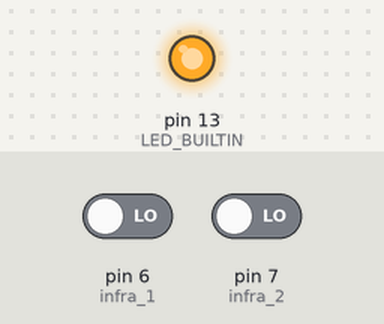
Simulated run of this sketch. Board: Arduino Uno, built with avr-gcc and run on an emulated ATmega328P. On the bench: output pins drawn as LEDs (lit = HIGH). The test bench sets the inputs (shaded band); at power-on: pin 6 (infra_1) LOW, pin 7 (infra_2) LOW. What the sketch prints to the serial monitor is not drawn.

Above: at 2.5 s.
At 5.5 s:
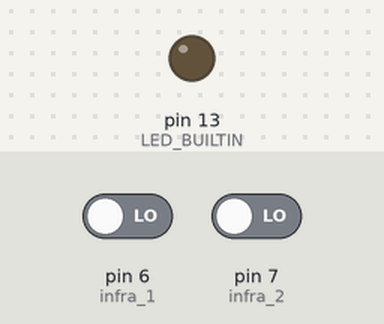
Timing chart, 0 to 23.8 s (numbered marks = the images above):
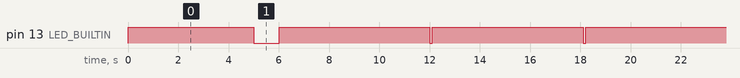

The sketch:

helmate_side_program.ino
```cpp
//                          || श्री ||
#include "lib.h"

int infra_1 = 6;        //IR Sensor 1 pin
int infra_2 = 7;       //IR Sensor 2 pin
int gas = A5;         //Gas Sensor
int gas_limit = 70; // Thresold

void setup() {
  Serial.begin(9600);

  pinMode(infra_1,INPUT);
  pinMode(infra_2,INPUT);
  pinMode(gas,INPUT);

  pinMode(LED_BUILTIN,OUTPUT);
  digitalWrite(LED_BUILTIN,LOW);
}

void loop() {
  digitalWrite(LED_BUILTIN,LOW);
  delay(10);

  int gas_value = analogRead(gas);

//Check Sensors Values
//  Serial.print("gas : ");
//  Serial.println(gas_value);
//  Serial.println(ReadIr(infra_1));
//  Serial.println(ReadIr(infra_2));

//Bike on script
  if ((ReadIr(infra_1) == on()) && (ReadIr(infra_2) == on()) && (gas_value < gas_limit) )
  {
    Serial.println("A");
  }

//  Bike Off script
  if ((ReadIr(infra_1) == off())||(ReadIr(infra_2) == off())||(gas_value >= gas_limit))
  {
    digitalWrite(LED_BUILTIN,HIGH);
    delay(5000);
    digitalWrite(LED_BUILTIN,LOW);
    delay(1000);
    while (true)
    {
//      Second time Check
      if ((ReadIr(infra_1) == off())||(ReadIr(infra_2) == off())||(gas_value >= gas_limit))
      {
        digitalWrite(LED_BUILTIN,HIGH);
        Serial.println("D");
        delay(6000);
        digitalWrite(LED_BUILTIN,LOW);
        delay(100);
      }
      else
      {
        digitalWrite(LED_BUILTIN,LOW);
        break;
      }
    }
  }
  digitalWrite(LED_BUILTIN,LOW);
  delay(100);
}
```

lib.h
```cpp
int on()
{
  return 1;
}

int off()
{
  return 0;
}


int ReadIr(int a) {
  int data = digitalRead(a);
  if (data == 0)
  {
    return 1;
  }
  else if (data == 1)
  {
    return 0;
  }
  else
  {
    return 9;
  }
}
```

Measured:
- by itself, pin 13 (LED_BUILTIN): goes HIGH 5.0 s, LOW 1.0 s, 20 × (HIGH 6.0 s, LOW 0.10 s), then HIGH
- by itself, everything shown: repeats every 36.6 s, in 12 steps
